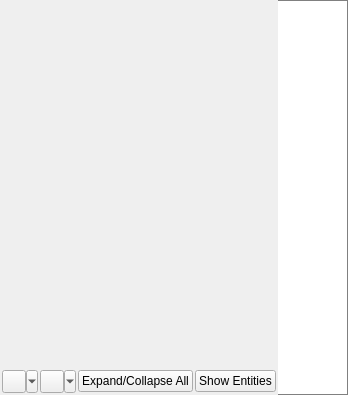
<?xml version="1.0" encoding="UTF-8"?>
<ui version="4.0">
 <class>ECEditor</class>
 <widget class="QWidget" name="ECEditor">
  <property name="geometry">
   <rect>
    <x>0</x>
    <y>0</y>
    <width>345</width>
    <height>395</height>
   </rect>
  </property>
  <property name="windowTitle">
   <string>Entity-Component Editor</string>
  </property>
  <property name="styleSheet">
   <string notr="true">QListWidget#entityList { border: 1px solid grey; border-left: 0px; } 
</string>
  </property>
  <layout class="QHBoxLayout" name="horizontalLayout">
   <property name="spacing">
    <number>0</number>
   </property>
   <property name="margin">
    <number>0</number>
   </property>
   <item>
    <widget class="QFrame" name="MainFrame">
     <property name="frameShape">
      <enum>QFrame::NoFrame</enum>
     </property>
     <property name="frameShadow">
      <enum>QFrame::Plain</enum>
     </property>
     <property name="lineWidth">
      <number>0</number>
     </property>
     <layout class="QHBoxLayout" name="horizontalLayout_6">
      <property name="spacing">
       <number>0</number>
      </property>
      <property name="margin">
       <number>0</number>
      </property>
      <item>
       <layout class="QVBoxLayout" name="verticalLayout">
        <property name="spacing">
         <number>0</number>
        </property>
        <item>
         <widget class="QWidget" name="browserWidget" native="true">
          <property name="sizePolicy">
           <sizepolicy hsizetype="Expanding" vsizetype="Expanding">
            <horstretch>0</horstretch>
            <verstretch>0</verstretch>
           </sizepolicy>
          </property>
          <layout class="QVBoxLayout" name="verticalLayout_2">
           <property name="spacing">
            <number>0</number>
           </property>
           <property name="margin">
            <number>0</number>
           </property>
          </layout>
         </widget>
        </item>
        <item>
         <layout class="QHBoxLayout" name="horizontalLayout_3">
          <property name="spacing">
           <number>2</number>
          </property>
          <property name="margin">
           <number>2</number>
          </property>
          <item>
           <widget class="QToolButton" name="undoButton">
            <property name="text">
             <string/>
            </property>
            <property name="popupMode">
             <enum>QToolButton::MenuButtonPopup</enum>
            </property>
           </widget>
          </item>
          <item>
           <widget class="QToolButton" name="redoButton">
            <property name="text">
             <string/>
            </property>
            <property name="popupMode">
             <enum>QToolButton::MenuButtonPopup</enum>
            </property>
           </widget>
          </item>
          <item>
           <widget class="QPushButton" name="expandOrCollapseButton">
            <property name="sizePolicy">
             <sizepolicy hsizetype="Expanding" vsizetype="Fixed">
              <horstretch>0</horstretch>
              <verstretch>0</verstretch>
             </sizepolicy>
            </property>
            <property name="text">
             <string>Expand/Collapse All</string>
            </property>
           </widget>
          </item>
          <item>
           <widget class="QPushButton" name="toggleEntitiesButton">
            <property name="sizePolicy">
             <sizepolicy hsizetype="Expanding" vsizetype="Fixed">
              <horstretch>0</horstretch>
              <verstretch>0</verstretch>
             </sizepolicy>
            </property>
            <property name="text">
             <string>Show Entities</string>
            </property>
           </widget>
          </item>
         </layout>
        </item>
       </layout>
      </item>
      <item>
       <layout class="QVBoxLayout" name="verticalLayout_enetities">
        <property name="leftMargin">
         <number>0</number>
        </property>
        <item>
         <widget class="QWidget" name="entityWidget" native="true">
          <property name="enabled">
           <bool>true</bool>
          </property>
          <property name="sizePolicy">
           <sizepolicy hsizetype="Preferred" vsizetype="Preferred">
            <horstretch>0</horstretch>
            <verstretch>0</verstretch>
           </sizepolicy>
          </property>
          <layout class="QVBoxLayout" name="verticalLayout_3">
           <property name="spacing">
            <number>0</number>
           </property>
           <property name="margin">
            <number>0</number>
           </property>
           <item>
            <widget class="QListWidget" name="entityList">
             <property name="sizePolicy">
              <sizepolicy hsizetype="Preferred" vsizetype="MinimumExpanding">
               <horstretch>0</horstretch>
               <verstretch>3</verstretch>
              </sizepolicy>
             </property>
             <property name="minimumSize">
              <size>
               <width>0</width>
               <height>0</height>
              </size>
             </property>
             <property name="maximumSize">
              <size>
               <width>150</width>
               <height>16777215</height>
              </size>
             </property>
             <property name="contextMenuPolicy">
              <enum>Qt::CustomContextMenu</enum>
             </property>
             <property name="frameShape">
              <enum>QFrame::NoFrame</enum>
             </property>
             <property name="frameShadow">
              <enum>QFrame::Plain</enum>
             </property>
            </widget>
           </item>
          </layout>
         </widget>
        </item>
       </layout>
      </item>
     </layout>
    </widget>
   </item>
  </layout>
 </widget>
 <resources/>
 <connections/>
</ui>
